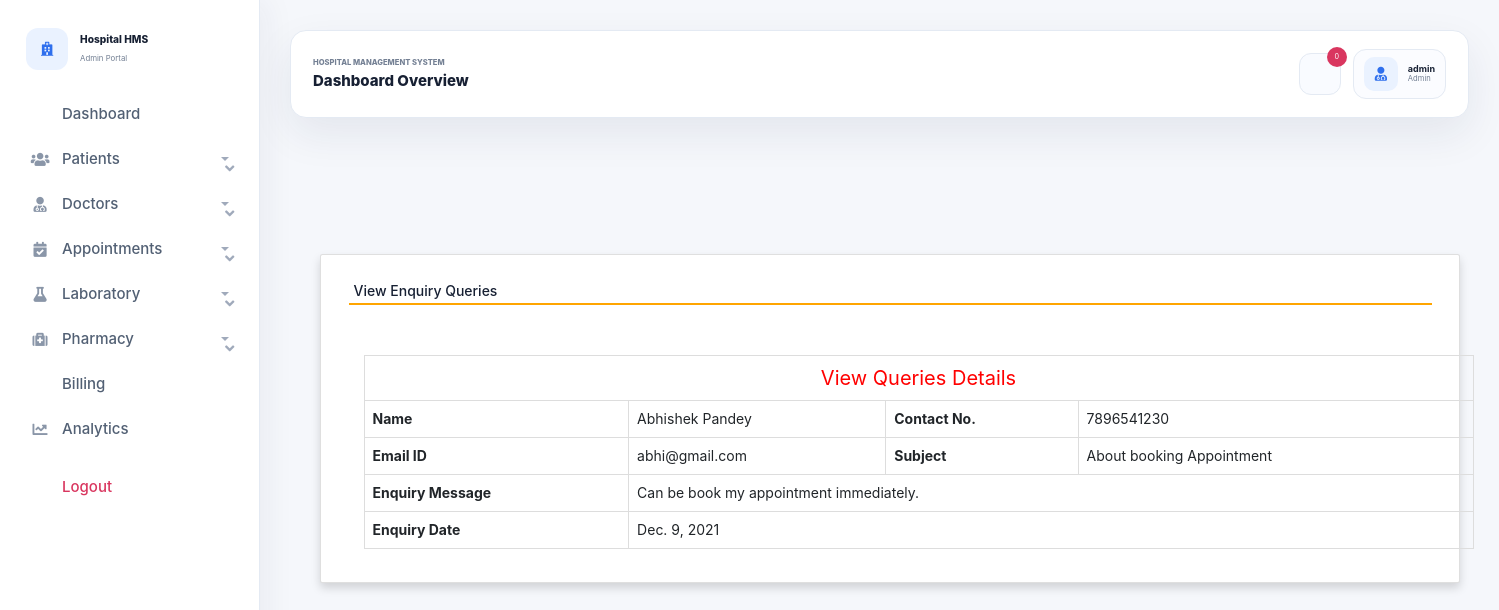
The page /view_queries/1 (signed in) on the database its author committed.
### hospitals/models.py (models this page shows, shortened)
class Contact(models.Model):
    name = models.CharField(max_length=100, null=True)
    contact = models.CharField(max_length=15, null=True)
    email = models.CharField(max_length=50, null=True)
    subject = models.CharField(max_length=100, null=True)
    message = models.CharField(max_length=300, null=True)
    msgdate = models.DateField(null=True)
    isread = models.CharField(max_length=10,null=True)

### hospitals/views.py (the view)
# urls.py: path('view_queries/<int:pid>', view_queries, name='view_queries'),
def view_queries(request,pid):
    redirect_response = require_full_access(request)
    if redirect_response:
        return redirect_response
    contact = Contact.objects.get(id=pid)
    contact.isread = "yes"
    contact.save()
    return render(request,'view_queries.html', locals())

### hospitals/views.py (called while the page is built)
def selected_role(request):
    role = request.session.get("user_role")
    if not role and request.user.is_authenticated and request.user.is_staff:
        role = "admin"
        request.session["user_role"] = role
    return role

def can_manage_records(request):
    return request.user.is_authenticated and selected_role(request) in FULL_ACCESS_ROLES

def require_full_access(request):
    if not can_manage_records(request):
        return redirect("admin_home" if request.user.is_authenticated else "login")
    return None

### hospitals/templates/view_queries.html (shortened to what this page needs)
{% extends 'admin_nav.html' %}
{% load static %}
{% block content %}
<head>
 <link rel="stylesheet" href="https://maxcdn.bootstrapcdn.com/bootstrap/3.4.1/css/bootstrap.min.css">
  <link rel="stylesheet" href="https://cdnjs.cloudflare.com/ajax/libs/font-awesome/4.7.0/css/font-awesome.min.css">
  <link rel="stylesheet" href="https://use.fontawesome.com/releases/v5.6.3/css/all.css">
</head>
<br><br><br><br>
<div class="container card shadow m-5">
    <div class="card-body">
        <h5 class="p-2" style="border-bottom: 2px solid orange">View Enquiry Queries</h5>
        <div class="container mt-5">
           <table class="table table-bordered">
                                <tr align="center">
                                    <td colspan="4" style="font-size : 20px; color : red"> View Queries Details</td>
                                </tr>
                                <tr>
                                    <th>Name</th>
                                    <td>{{contact.name}}</td>
                                    <th>Contact No.</th>
                                    <td>{{contact.contact}}</td>
                                </tr>
                                <tr>
                                    <th>Email ID</th>
                                    <td>{{contact.email}}</td>
                                    <th>Subject</th>
                                    <td>{{contact.subject}}</td>
                                </tr>
                                <tr>
                                    <th>Enquiry Message</th>
                                    <td colspan="3">{{contact.message}}</td>
                                </tr>
                                <tr>
                                    <th>Enquiry Date</th>
                                    <td colspan="3">{{contact.msgdate}}</td>
                                </tr>
                            </table>
                        </div>
                    </div>
                </div>
{% endblock content %}

### hospitals/templates/admin_nav.html (shortened to what this page needs)
<!DOCTYPE html>
{% load static %}
<html lang="en">
<head>
  <link rel="stylesheet" href="https://stackpath.bootstrapcdn.com/bootstrap/4.3.1/css/bootstrap.min.css">
  <link rel="stylesheet" href="https://maxcdn.bootstrapcdn.com/font-awesome/4.7.0/css/font-awesome.min.css">
  <link rel="stylesheet" href="{% static 'css/admin_dashboard.css' %}?v=20260514-portal">
</head>
<body class="erp-body">
  <div class="wrapper">
  <aside class="sidebar erp-sidebar" tabindex="0">
    <div class="sidebar-brand">
      <span class="brand-mark"><i class="fa fa-hospital-o"></i></span>
      <div>
        <strong>Hospital HMS</strong>
        <small>Admin Portal</small>
      </div>
    </div>
    <nav class="sidebar-nav">
      <a class="{% if request.resolver_match.url_name == 'admin_home' %}active{% endif %}" href="{% url 'admin_home' %}"><i class="fa fa-tachometer"></i><span>Dashboard</span></a>
      <div class="nav-group {% if request.resolver_match.url_name == 'add_patient' or request.resolver_match.url_name == 'view_patient' %}open{% endif %}">
        <button type="button"><i class="fa fa-users"></i><span>Patients</span><i class="fa fa-angle-down caret"></i></button>
      </div>
      <div class="nav-group {% if request.resolver_match.url_name == 'add_doctor' or request.resolver_match.url_name == 'view_doctor' %}open{% endif %}">
        <button type="button"><i class="fa fa-user-md"></i><span>Doctors</span><i class="fa fa-angle-down caret"></i></button>
      </div>
      <div class="nav-group {% if request.resolver_match.url_name == 'add_appointment' or request.resolver_match.url_name == 'view_appointment' %}open{% endif %}">
        <button type="button"><i class="fa fa-calendar-check-o"></i><span>Appointments</span><i class="fa fa-angle-down caret"></i></button>
      </div>
      <div class="nav-group {% if request.resolver_match.url_name == 'add_report' or request.resolver_match.url_name == 'view_reports' or request.resolver_match.url_name == 'download_reports' %}open{% endif %}">
        <button type="button"><i class="fa fa-flask"></i><span>Laboratory</span><i class="fa fa-angle-down caret"></i></button>
      </div>
      <div class="nav-group {% if request.resolver_match.url_name == 'add_medicine' or request.resolver_match.url_name == 'inventory' %}open{% endif %}">
        <button type="button"><i class="fa fa-medkit"></i><span>Pharmacy</span><i class="fa fa-angle-down caret"></i></button>
      </div>
      <a class="{% if request.resolver_match.url_name == 'create_bill' or request.resolver_match.url_name == 'payment_history' %}active{% endif %}" href="{% url 'create_bill' %}"><i class="fa fa-file-text-o"></i><span>Billing</span></a>
      <a class="{% if request.resolver_match.url_name == 'analytics' %}active{% endif %}" href="{% url 'analytics' %}"><i class="fa fa-line-chart"></i><span>Analytics</span></a>
    </nav>
    <a class="sidebar-logout" href="{% url 'logout' %}"><i class="fa fa-sign-out"></i> Logout</a>
  </aside>
  <div class="main-content erp-main">
    <nav class="top-navbar erp-topbar">
      <div>
        <p class="eyebrow">Hospital Management System</p>
        <h1>{{ title|default:"Dashboard Overview" }}</h1>
      </div>
      <div class="topbar-tools">
        <button class="topbar-icon" type="button" title="Notifications">
          <i class="fa fa-bell-o"></i>
          <span>{{ unread_notifications|default:"0" }}</span>
        </button>
        <div class="topbar-profile">
          <span><i class="fa fa-user-md"></i></span>
          <div>
            <strong>{{ request.user.username|default:"Admin" }}</strong>
            <small>{{ request.session.user_role|title|default:"Admin" }}</small>
          </div>
        </div>
      </div>
    </nav>
    <div class="content">
      {% block content %}
      {% endblock content %}
    </div>
  </div>
  </div>
</body>
</html>

### hospitals/static/css/admin_dashboard.css (style rules this page uses)
:root { --erp-bg: #f5f7fb; --erp-surface: #ffffff; --erp-sidebar: #ffffff; --erp-text: #172033; --erp-muted: #748094; --erp-border: #e4eaf3; --erp-blue: #2f6fed; --erp-blue-soft: #eaf2ff; --erp-green: #14966f; --erp-green-soft: #e8f8f2; --erp-orange: #d97706; --erp-orange-soft: #fff3df; --erp-purple: #7048e8; --erp-purple-soft: #f0edff; --erp-red: #d9365f; --erp-red-soft: #ffeaf0; --erp-shadow: 0 16px 42px rgba(28, 43, 78, 0.08); }
* { box-sizing: border-box; }
html { min-height: 100%; }
body.erp-body { margin: 0; min-height: 100vh; overflow-x: hidden; background: var(--erp-bg); color: var(--erp-text); font-family: Inter, "Segoe UI", Arial, sans-serif; letter-spacing: 0; }
a, a:hover { color: inherit; text-decoration: none; }
.wrapper { display: flex; min-height: 100vh; }
.sidebar { width: 260px; position: fixed; top: 0; left: 0; bottom: 0; height: 100vh; padding: 24px 18px; overflow-y: auto; background: var(--erp-sidebar); border-right: 1px solid var(--erp-border); box-shadow: 8px 0 28px rgba(31, 45, 76, 0.05); z-index: 20; }
.main-content { margin-left: 260px; padding: 30px; width: calc(100% - 260px); min-height: 100vh; }
.sidebar-brand, .top-navbar, .topbar-tools, .topbar-profile, .sidebar-nav a, .nav-group button, .sidebar-logout, .stat-card, .module-header, .appointment-person { display: flex; align-items: center; }
.sidebar-brand { gap: 12px; padding: 4px 8px 24px; }
.brand-mark { width: 42px; height: 42px; display: grid; place-items: center; border-radius: 12px; background: var(--erp-blue-soft); color: var(--erp-blue); }
.sidebar-brand strong { display: block; color: var(--erp-text); font-size: 1.02rem; font-weight: 800; }
.sidebar-brand small { color: var(--erp-muted); font-size: 0.78rem; }
.sidebar-nav { display: grid; gap: 5px; }
.sidebar-nav a, .nav-group button, .sidebar-logout { width: 100%; gap: 12px; padding: 11px 12px; border: 0; border-radius: 10px; background: transparent; color: #526074; font-size: 15px; font-weight: 500; line-height: 1.2; transition: background 0.18s ease, color 0.18s ease, transform 0.18s ease; }
.sidebar-nav a i, .nav-group button i:first-child, .sidebar-logout i { width: 20px; color: #8a96a8; text-align: center; transition: color 0.18s ease; }
.nav-group button { cursor: pointer; }
.nav-group button span { flex: 1; text-align: left; }
.nav-group .caret { color: #a0aabb; transition: transform 0.22s ease; }
.sidebar-logout { margin-top: 18px; color: var(--erp-red); }
.top-navbar { justify-content: space-between; gap: 18px; min-height: 76px; padding: 18px 22px; margin-bottom: 26px; background: var(--erp-surface); border: 1px solid var(--erp-border); border-radius: 16px; box-shadow: var(--erp-shadow); }
.eyebrow { margin: 0 0 4px; color: var(--erp-muted); font-size: 0.76rem; font-weight: 800; text-transform: uppercase; }
.top-navbar h1 { margin: 0; font-size: 1.5rem; font-weight: 800; }
.topbar-tools { gap: 12px; justify-content: flex-end; }
.topbar-icon { position: relative; width: 42px; height: 42px; border: 1px solid var(--erp-border); border-radius: 12px; background: #f9fbff; color: var(--erp-blue); }
.topbar-icon span { position: absolute; top: -7px; right: -7px; min-width: 20px; height: 20px; padding: 0 5px; border-radius: 999px; background: var(--erp-red); color: #fff; font-size: 0.72rem; line-height: 20px; }
.topbar-profile { gap: 10px; padding: 7px 10px; border: 1px solid var(--erp-border); border-radius: 13px; background: #fbfcff; }
.topbar-profile span { width: 34px; height: 34px; display: grid; place-items: center; border-radius: 10px; background: var(--erp-blue-soft); color: var(--erp-blue); }
.topbar-profile strong, .topbar-profile small { display: block; line-height: 1.15; }
.topbar-profile strong { font-size: 0.9rem; }
.topbar-profile small { color: var(--erp-muted); font-size: 0.76rem; }

### rows shown on the page
Contact: name "Abhishek Pandey", contact "7896541230", email "abhi@gmail.com", subject "About booking Appointment", message "Can be book my appointment immediately.", msgdate "Dec. 9, 2021"

### other values the page prints
{{ title|default:"Dashboard Overview" }} "Dashboard Overview"
{{ unread_notifications|default:"0" }} "0"
{{ request.user.username|default:"Admin" }} "admin"
{{ request.session.user_role|title|default:"Admin" }} "Admin"
